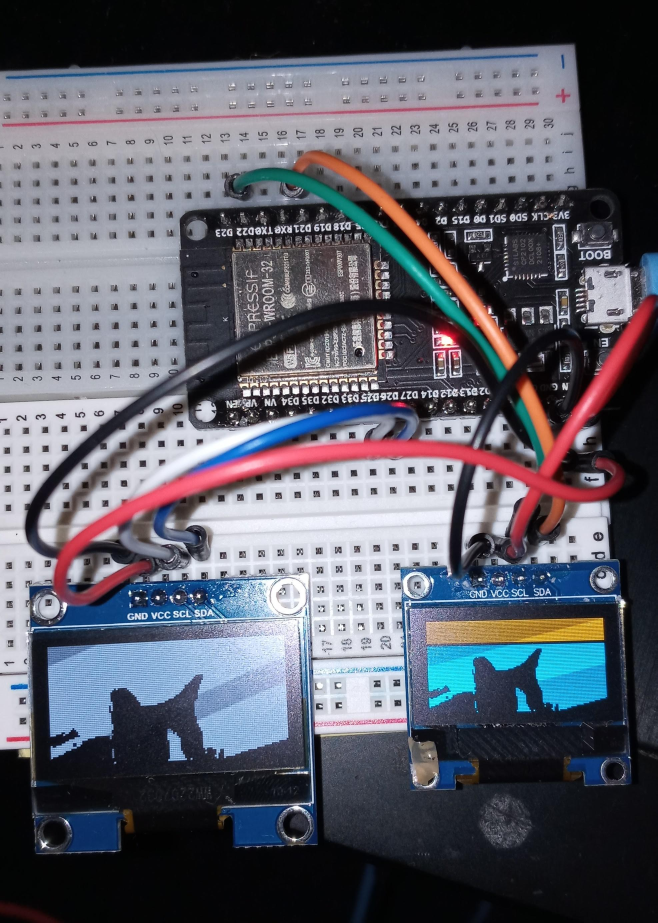
#> input picture cat.jpg, 1972 x 2767 px (shown at 1/3 size)
$ python 1_resize_aspect_works.py ../cat.jpg 100
#> lines starting #> are read from the running program, lines starting #| are printed output that depends on the picture
#!/usr/bin/env python3

import sys

from PIL import Image

file = sys.argv[1]
basewidth = int(sys.argv[2])
new_file=f"{basewidth}.{sys.argv[1]}"

try:
    img = Image.open(file)
#> img is the input picture: PIL image 1972x2767 RGB; mean R, G, B 92, 93.2, 103.6
except Exception as e:
    print(e)

wpercent = (basewidth/float(img.size[0]))
#> wpercent = 0.0507
hsize = int((float(img.size[1])*float(wpercent)))
#> hsize = 140
img = img.resize((basewidth,hsize), Image.Resampling.LANCZOS)
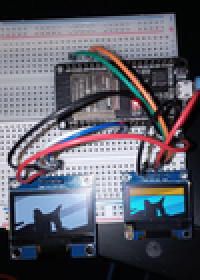
#> img: PIL image 100x140 RGB (shown 2 times larger); mean R, G, B 92, 93.2, 103.6
img.save(new_file)

width, height = img.size
#> width = 100; height = 140
print(f"{new_file} is {width} x {height}")
#> (printed output is left out)

with open('/var/www/html/filesize.txt','w') as fh:
    fh.write(f"{width}:{height}")
